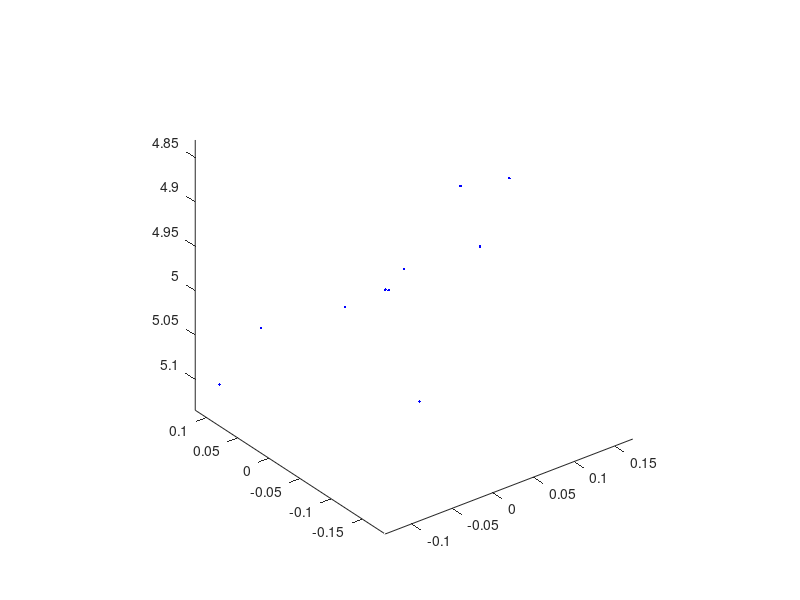

The MATLAB source for this figure: (Note: this script raises an error after producing the figure.)
% lander_pf script
% Bonney and Parisi

% GOAL: Initialize particles for particle filter localization and perform 
% motion update step for each particle.

% MODE LAYOUT
    % 0. Descending (motion and measurement updates)
    % 1. On Bottom (no motion, measurement updates only)
    % 2. Ascending (motion and measurement updates)
    % 3. At Surface (no motion, particle's sim ends)


clc, clearvars, close all

%%%%% USER INPUTS
ocean_depth = 20;           % approximate ocean depth known before deployment (m) 
ocean_depth_sigma = 2;      % for particle transition to bottom (level of confidence of bottom)
num_particles = 10;         % num of particles to use in estimation
total_bottom_time = 20;     % seconds lander is programmed to sit on the bottom


%%%%% IMMUTABLE PARAMETERS

% Time
p.t_max = 1000;         % in seconds, maximum time to run the simulation
p.delta_t = 0.2;        % in seconds, time step as we move through the simulation

% Knowns
p.sound_speed = 1500; % (m/s) constant for now, will need this for range measurement later
p.ocean_depth = ocean_depth; % approximate ocean depth known before deployment (m) 
p.ocean_depth_sigma = ocean_depth_sigma; % used for the probability of particles landing on the seafloor
p.total_bottom_time = total_bottom_time; % estimated total bottom time in seconds
p.avg_descent_veloc = 0.5; % descent velocity (m/s)
p.avg_ascent_veloc = -0.5; % ascent velocity (m/s)
p.num_particles = num_particles;

% Uncertainties
p.descent_std_dev = 0.1; % (m/s)
p.position_std_dev = 0.1; % (m)
p.velocity_std_dev = 0.01; % (m/s)

%%%%% OTHER PARAMETERS

% Initial State
ship_x = 0; % Ship latitude at launch
ship_y = 0; % Ship longitude at launch


%%%%% INITIALIZE PARTICLES

% @ Jake are these changes ok? Was unsure why using randn vs normrnd
%initial_x = ship_x + p.position_std_dev * randn(p.num_particles, 1);
%initial_y = ship_y + p.position_std_dev * randn(p.num_particles, 1);
%initial_z = 5 + p.position_std_dev * randn(p.num_particles, 1);
%initial_u = p.velocity_std_dev * randn(p.num_particles, 1);
%initial_v = p.velocity_std_dev * randn(p.num_particles, 1);
%initial_w = p.avg_descent_veloc + p.descent_std_dev * randn(p.num_particles, 1);
initial_x = ship_x + normrnd(0, p.position_std_dev, num_particles, 1);
initial_y = ship_y + normrnd(0, p.position_std_dev, num_particles, 1);
initial_z = 5 + normrnd(0, p.position_std_dev, num_particles, 1);
initial_u = normrnd(0, p.velocity_std_dev, num_particles, 1);
initial_v = p.velocity_std_dev * randn(p.num_particles, 1);
initial_w = p.avg_descent_veloc + normrnd(0,p.descent_std_dev,num_particles,1);

initial_z_transition = normrnd(ocean_depth,ocean_depth_sigma,num_particles,1);
initial_mode = zeros(p.num_particles, 1); % descending, on bottom, ascending, on surface
initial_bottom_time = zeros(p.num_particles, 1);

% define State (hold all particles)
state = struct('x', [], 'y', [], 'z', [], 'u', [], 'v', [], 'w', [], 'weight', [], 'mode', [], 'bottom_time', []);
state.x = initial_x;
state.y = initial_y;
state.z = initial_z;
state.u = initial_u;
state.v = initial_v;
state.w = initial_w;
state.z_transition = initial_z_transition;
state.mode = initial_mode;
state.bottom_time = initial_bottom_time;
state.finished_particles = 0;

% Plot initial particle state
plot3(state.x,state.y,state.z,'b.')
set(gca, 'ZDir', 'reverse');
axis equal
hold on

disp('displaying particles')
pause(5)


%%%%% RUN PARTICLE FILTER SIMULATION 
disp('running particle filter')

for t=0:p.delta_t:p.t_max

    % motion update (update all states)
    state = motion_update(state,p);

    % measurement update
    

    % cull and resample particles


    % visualize and pause
    plot3(state.x,state.y,state.z,'r.'), hold off
    pause(0.01)

    % kill sim for any reason
    if state.finished_particles == p.num_particles
        disp('all particles at surface!')
        break
    end

end


%%%%% OUTPUTS

disp('simulation ended!')
final_particle_pose_x = mean(state.x);
final_particle_pose_y = mean(state.y);
final_particle_pose_z = mean(state.z);
fprintf('The estimated position is x = %.2f, y = %.2f, z = %.2f\n',final_particle_pose_x, final_particle_pose_y, final_particle_pose_z)